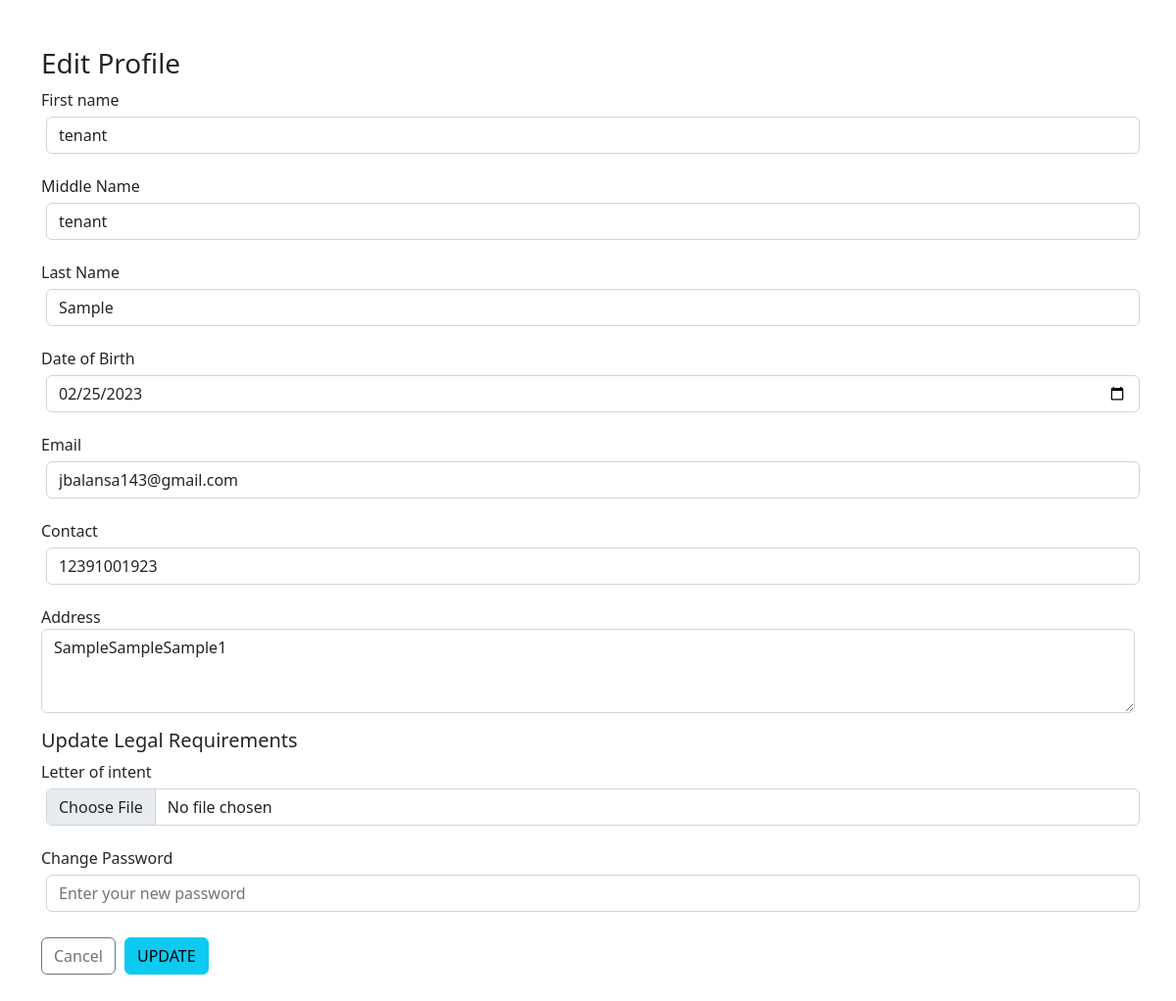
/client/process.php?update=188, run on the app's committed database.
### tables this page shows
CREATE TABLE `tenants` (
  `id` int(11) NOT NULL,
  `fname` varchar(100) NOT NULL,
  `midname` varchar(255) NOT NULL,
  `lname` varchar(100) NOT NULL,
  `email` varchar(100) NOT NULL,
  `contact` varchar(11) NOT NULL,
  `birth_date` date NOT NULL,
  `business_type` varchar(100) NOT NULL,
  `address` varchar(255) NOT NULL,
  `l_intent` varchar(255) NOT NULL,
  `s_permit` varchar(255) NOT NULL,
  `b_permit` varchar(255) NOT NULL,
  `h_certificate` varchar(255) NOT NULL,
  `status` varchar(100) NOT NULL DEFAULT 'pending',
  `date` datetime(6) NOT NULL DEFAULT current_timestamp(6)
);

### client/process.php (called while the page is built, shortened)
<?php
include("../connections.php");
if (isset($_GET['update'])) {
    $id = $_GET["update"];
    $get_record = mysqli_query($connections, "SELECT * FROM tenants WHERE id='$id'");
    while ($row = mysqli_fetch_assoc($get_record)) {
        $db_first_name = $row["fname"];
        $db_middle_name = $row["midname"];
        $db_last_name = $row["lname"];
        $db_address = $row["address"];
        $db_email = $row["email"];
        $db_birth_date = $row["birth_date"];
        $db_contact = $row["contact"];
    }
}
include("profile_update.php");

### client/profile_update.php (the view, shortened to what this page needs)
<!DOCTYPE html>
<html lang="en">
<head>
    <link rel="stylesheet" href="styles/style.css">
</head>
<body>
    <div class="container mt-5 profile_width">
        <h3>Edit Profile</h3>
        <form action="" method="POST" enctype="multipart/form-data">
            <div class="mb-3">
                <label for="name">First name</label>
                <input placeholder="Enter full name" class="form-control" type="text" name="new_first_name" value="<?php echo $db_first_name ?>" required>
            </div>
            <div class="mb-3">
                <label for="name">Middle Name</label>
                <input placeholder="Enter middle name" class="form-control" type="text" name="new_middle_name" value="<?php echo $db_middle_name ?>" required>
            </div>
            <div class="mb-3">
                <label for="name">Last Name</label>
                <input placeholder="Enter full name" class="form-control" type="text" name="new_last_name" value="<?php echo $db_last_name ?>" required>
            </div>
            <div class="mb-3">
                <label for="name">Date of Birth</label>
                <input type="date" class="form-control" value="<?php echo $db_birth_date ?>" name="new_birth_date">
            </div>
            <div class="mb-3">
                <label for="name">Email</label>
                <input placeholder="Enter your email" class="form-control" type="email" name="new_email" value="<?php echo $db_email ?>" required>
            </div>
            <div class="mb-3">
                <label for="name">Contact</label>
                <input onkeypress="return isNumberKey(event)" placeholder="Enter your phone number" maxlength="11" class="form-control" type="text" value="<?php echo $db_contact; ?>" name="new_contact">
            </div>
            <div class="mb-3">
                <label for="name">Address</label>
                <textarea placeholder="Enter your address" class="form-control" type="text" name="new_address" rows="3" required><?php echo $db_address ?></textarea>
            </div>
            <h5>Update Legal Requirements</h5>
            <div class="mb-3">
                <label for="name">Letter of intent</label>
                <input class="form-control" type="file" name="new_file1">
            </div>
            <div class="mb-3">
                <label for="name">Change Password</label>
                <input placeholder="Enter your new password" class="form-control" type="password" name="new_password" required>
            </div>
            <div class="mb-3">
                <a href="profile.php" class="btn btn-outline-secondary">Cancel</a>
                <input name="save" type="submit" class="btn btn-info" value="UPDATE">
            </div>
        </form>
    </div>
</body>
</html>

### connections.php (style rules this page uses)
form { display: flex; flex-direction: column; justify-content: center; }
form input { margin: 5px; }

### data on the page
tenants: new_first_name "tenant", new_middle_name "tenant", new_last_name "Sample", new_birth_date "02/25/2023", new_email "jbalansa143@gmail.com", new_contact "12391001923", new_address "SampleSampleSample1"
